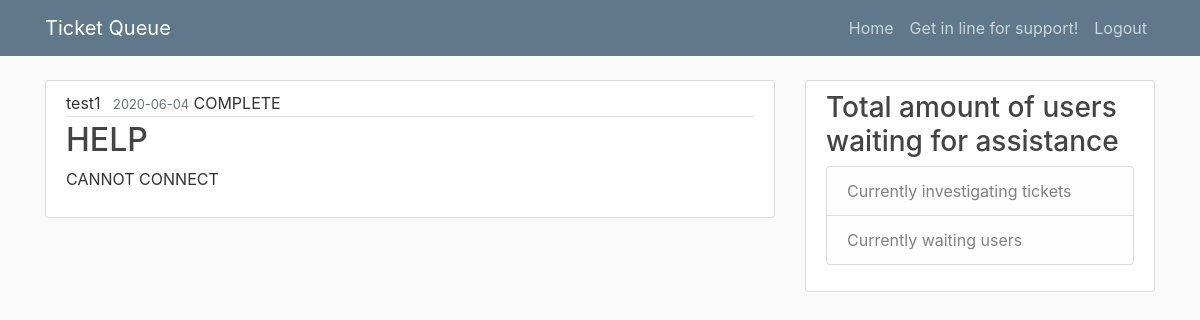
The app's page /user_search_ticket/6 (signed in), older data.
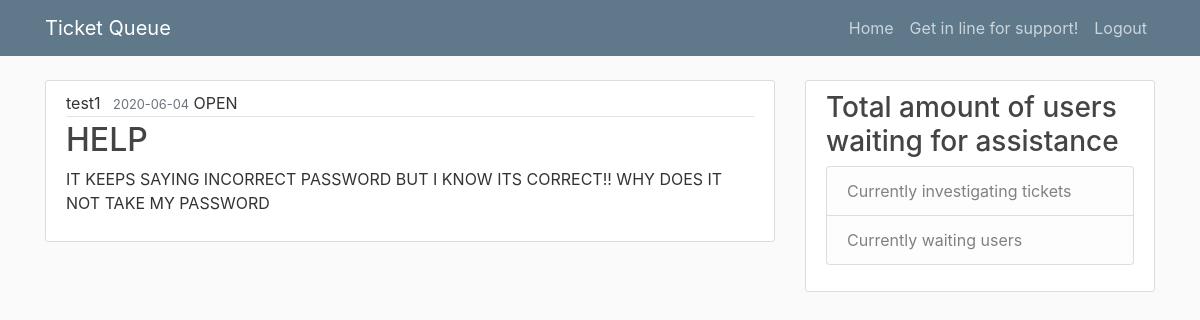
The same page, newer data.
### helpdeskqueue/models.py (models this page shows)
class Post(db.Model):
    id = db.Column(db.Integer, primary_key = True)
    title = db.Column(db.String(100), nullable = False)
    date_posted = db.Column(db.DateTime, nullable = False, default = datetime.utcnow)
    content = db.Column(db.Text, nullable = False)
    category = db.Column(db.Text, nullable = False)
    status = db.Column(db.Text, nullable = False)
    user_id = db.Column(db.Integer, db.ForeignKey('user.id'), nullable = False)
    notes = db.Column(db.String, nullable = True)
    assisted_by = db.Column(db.String, nullable = True)
    def __repr__(self):
        return f"Post('{self.title}','{self.date_posted}, {self.status}, {self.user_id}')"

### helpdeskqueue/routes.py (the view)
@app.route("/user_search_ticket/<int:post_id>", methods = ['GET', 'POST'])
@login_required
def user_search_ticket(post_id):
    print("##########################################", post_id)
    form = QueueForm()
    post = Post.query.get(post_id)
    print("##############################################################",post)
    return render_template('user_search_ticket.html', post = post, admin = admin, status = status, form = form)

### helpdeskqueue/models.py (called while the page is built)
@login_manager.user_loader
def load_user(user_id):
    return User.query.get(int(user_id))

### helpdeskqueue/templates/user_search_ticket.html
{% extends 'layout.html' %}
{% block content %}
    <article class="media content-section">
        <div class="media-body">
          <div class="article-metadata">
            <a class="mr-2" >{{ post.author.username }}</a>
            <small class="text-muted">{{ post.date_posted.strftime('%Y-%m-%d') }}</small>
            <a class = "uppercase">{{ post.status }}</a>
          </div>
          <h2 class = "article-title">{{ post.title }}</h2>
          <p class= "article-content">{{ post.content }}</p>
        </div>
      </article>
{% endblock content %}

Row changes from the older to the newer data that the page shows:
changed Post "HELP": status "COMPLETE" → "OPEN"; content "CANNOT CONNECT" → "IT KEEPS SAYING INCORRECT PASSWORD BUT I KNOW ITS CORRECT!! WHY DOES IT NOT TAKE MY PASSWORD"
